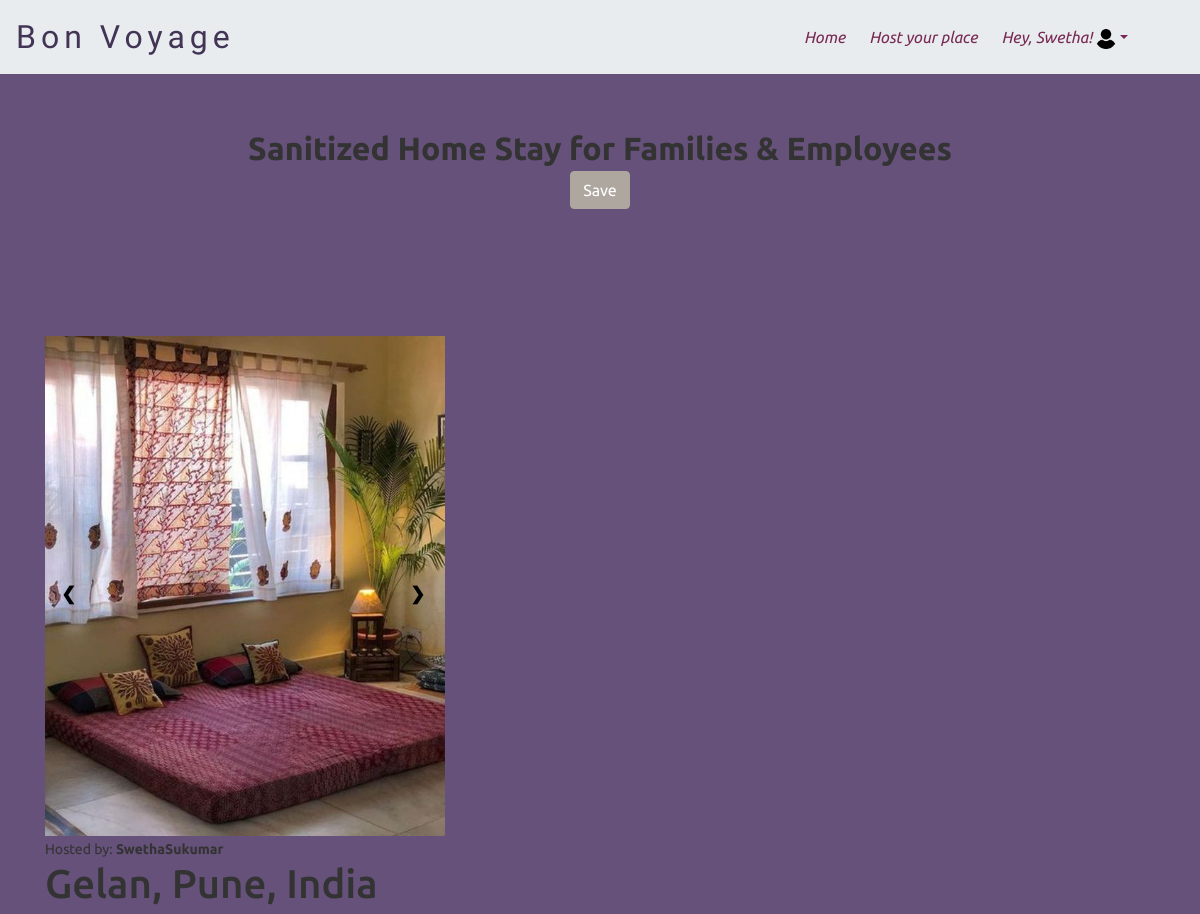
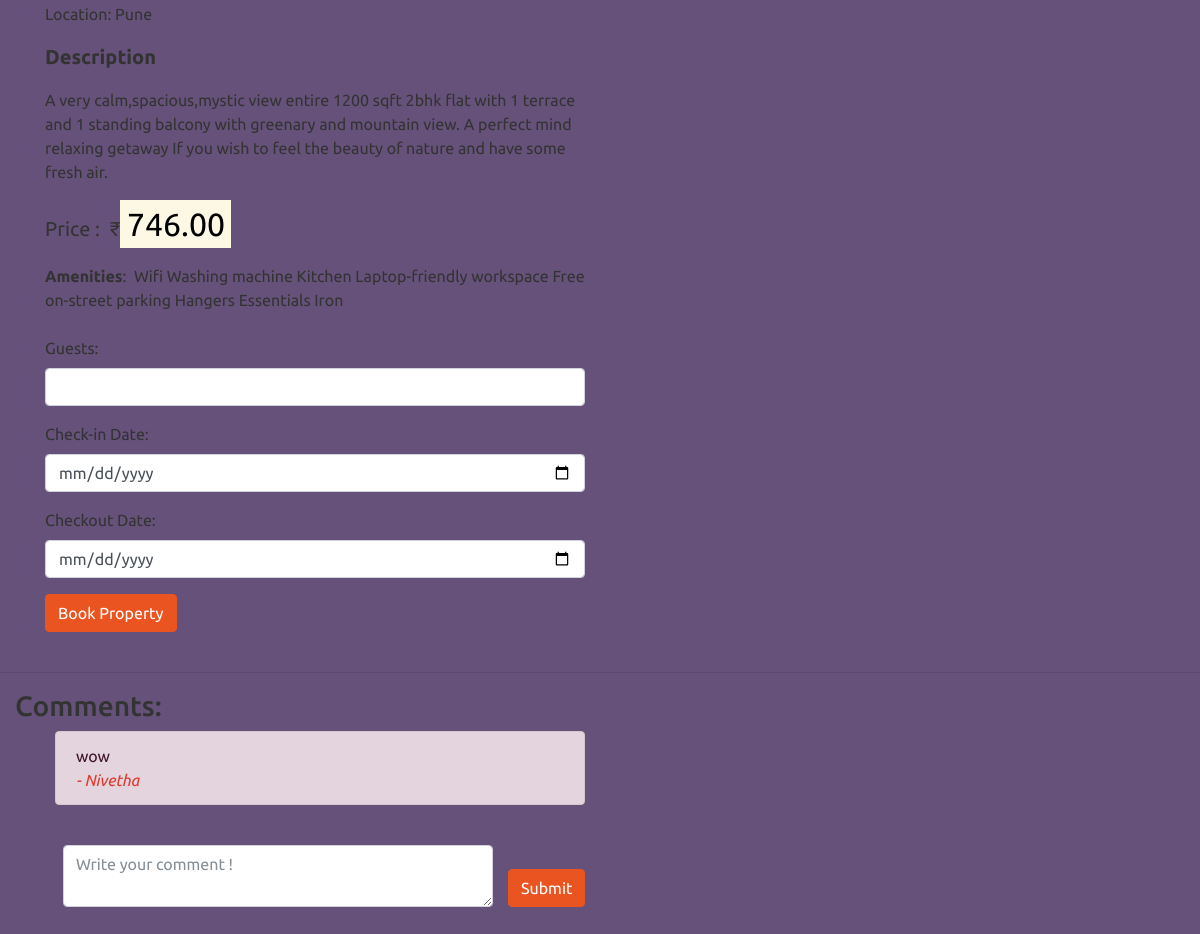
The app's page /place/16 (signed in) with its own data (2 pictures, top to bottom).
### travel/models.py (models this page shows, shortened)
class User(AbstractUser):
    pass

class Place(models.Model):
    user = models.ForeignKey('User',null=True, on_delete=models.CASCADE, related_name="places")
    title = models.CharField(max_length=100)
    description = models.TextField(max_length=1000, validators=[MaxLengthValidator(1000)])
    price = models.DecimalField(max_digits=11, decimal_places=2)
    city = models.CharField(max_length=100)
    address = models.CharField(max_length=100)
    amenities = models.TextField(max_length=1000, validators=[MaxLengthValidator(1000)])
    primary_image = models.ImageField(upload_to='images/',null=True, blank=True)
    created_date = models.DateTimeField(auto_now_add=True)
    available = models.BooleanField(default=True)

class Comment(models.Model):
    user = models.ForeignKey("User", on_delete=models.CASCADE)
    place = models.ForeignKey("Place", on_delete=models.CASCADE, related_name="comments")
    comment = models.TextField(max_length=500, validators=[MaxLengthValidator(1000)])

### travel/views.py (the view, shortened to what this page needs)
# urls.py: path("place/<int:id>", views.place, name="place"),
def place(request, id):
    place = Place.objects.get(pk=id)
    images = place.images_set.all()
    saved = False
    customer = Customer.objects.filter(user=request.user,place=place)
    get_customer = customer.first()
    get_d_customer =  Customer.objects.filter(place=place).first()
    if request.user.is_authenticated:
        if hasattr(request.user, 'saved') and request.user.saved.places.filter(pk=place.id).exists():
            saved = True
    return render(request, "travel/place.html", {
        "place": place,
        "saved": saved,
        "customer":get_customer,
        "images": images,
        "customer1": get_d_customer
    })

### travel/templates/travel/place.html (shortened to what this page needs)
{% extends "travel/layout.html" %}
{% load static %}
{% block body %}
    <h2><b>{{place.title}}</b>
        <form action="{% url 'place' place.id %}" method="post">
            {% if saved %}
                <button type="submit" class="btn btn-outline-secondary">Unsave</button>
            {% else %}
                <button type="submit" class="btn btn-secondary">Save</button>
            {% endif %}
        </form></h2>
    <main class="mt-5 pt-4">
        <div class="container dark-grey-text mt-5">
            <div class="row wow fadeIn">
                <div class="col-md-8 slide">
                    <div class="slideshow-container">
                        <div class="mySlides">
                        <img src="{{ place.primary_image.url }}"  width="400" height="500" alt="{{ place.title }}">
                        </div>
                        <a class="prev" onclick="plusDivs(-1)">❮</a>
                        <a class="next" onclick="plusDivs(1)">❯</a>
                      </div>
                </div>
                <br/>
                <div class="col-md-6 mb-6">
                    <small>Hosted by: <b>{{ place.user.username }}</b></small>
                    <br/>
                    <h1>{{ place.address }}</h1>
                    <p>Location: {{ place.city }}</p>
                    <p class="lead font-weight-bold">Description</p>
                    <p>{{place.description|linebreaks}}</p>
                    <p class="lead"><strong>Price : &nbsp;<span class="current_bid">&#8377;<mark style="font-size:xx-large;">{{ place.price }}</mark></span></strong></p>
                    <strong>Amenities</strong>: &nbsp;{{ place.amenities }}
                    <br/>
                    <br/>
                    <div class="container1">
                        {% if place.user.id == request.user.id %}
                            <form action="{% url 'place' place.id %}" method="post">
                                {% csrf_token %}
                                <input type="hidden" name="type" value="delete">
                                <button type="submit" class="btn btn-danger btn-sm">Delete Property</button>
                            </form>
                            <br/>
                            <form action="{% url 'place' place.id %}" method="post">
                                {% csrf_token %}
                                <input type="hidden" name="type" value="edit">
                                <button class="btn btn-success btn-sm" id="edit-{{ place.id }}">Edit Property</button>
                            </form>
                        {% elif place.available %}
                            <form action="{% url 'place' place.id %}" method="post">
                                <div class="form-group">
                                    <label for="guests">Guests:</label>
                                    <input class="form-control" type="number" min=1 id="guests" required name="guests">
                                </div>
                                <div class="form-group">
                                    <label for="checkin">Check-in Date:</label>
                                    <input type="date" class="form-control"  id="checkin" required name="checkin">
                                </div>
                                <div class="form-group">
                                    <label for="checkout">Checkout Date:</label>
                                    <input type="date" class="form-control"  id="checkout" required name="checkout">
                                </div>
                                <div class="d-flex align-items-end">
                                    <button class="submit-comment btn btn-primary" type="submit">Book Property</button>
                                </div>
                            </form>
                            {% elif not place.available %}
                                    <div class="alert alert-dismissible alert-dark">
                                        <h4 class="alert-heading">Sorry....Currently Booked! </h4>
                                        <p class="mb-0">It will be available after <strong>{{ customer1.checkout_date }}</strong></p>
                                    </div>
                            {% endif %}
                        </div>
                    <br/>
                </div>
            </div>
        </div>
    </main>
    <hr class="soften">
    <div class="col-md-6 mb-4">
        <h3>Comments:</h3>
        <ul class="bp">
            {% for comment in place.comments.all %}
                <div class="alert alert-dark" role="alert">
                    <li>{{ comment.comment }} <br><cite class="text-danger">- {{comment.user.username}}</cite></li>
                {% empty %}
                    <h4><i>No Comments yet!</i></h4>
                </div>
            {% endfor %}
        </ul>
        <br/>
        <form class="row pl-5" action="{% url 'place' place.id %}" method="post">
            <div class="col-12 col-md-10">
                <textarea type="text" class="form-control" required name="content" placeholder="Write your comment !"></textarea>
            </div>
            <div class="d-flex align-items-end">
                <button class="submit-comment btn btn-primary" type="submit">Submit</button>
            </div>
        </form>
    </div>
    <br/>
{% endblock %}

### travel/templates/travel/layout.html (shortened to what this page needs)
{% load static %}
<!DOCTYPE html>
<html lang="en">
    <head>
        <link rel="stylesheet" href="https://stackpath.bootstrapcdn.com/bootswatch/4.5.2/united/bootstrap.min.css">
        <link rel="stylesheet" href="{% static 'travel/styles.css' %}">
    </head>
    <body style="background-color: rgb(102, 81, 122);">
        <nav class="navbar navbar-expand-lg navbar-light bg-light">
            <a class="navbar-brand" style="color: rgb(66, 52, 85);" href="{% url 'index' %}">Bon Voyage</a>
            <div class="collapse navbar-collapse" id="navbarColor03">
                <ul class="navbar-nav ml-auto">
                    <li class="nav-item pr-2">
                        <a class="nav-link text-dark" href="{% url 'index' %}"><i>Home</i><span class="sr-only">(current)</span></a>
                    </li>
                    {% if user.is_authenticated %}
                    <li class="nav-item pr-2">
                        <a class="nav-link text-dark" href="{% url 'host' %}"><i>Host your place</i></a>
                    </li>
                    {% endif %}
                    <li class="nav-item dropdown pr-5">
                        <a class="nav-link dropdown-toggle text-dark" data-toggle="dropdown" href="#" role="button" aria-haspopup="true" aria-expanded="false"><i>
                            {% if user.is_authenticated %}
                                Hey, {{user.username}}!
                            {% else %}
                                Profile
                            {% endif %}
                            </i><img class="profile" src="{% static 'travel/user.png' %}" alt="Avatar" style="width:20px"></a>
                    </li>
                </ul>
            </div>
        </nav>
        {% block body %}
        {% endblock %}
    </body>
</html>

### travel/static/travel/styles.css (style rules this page uses)
nav .navbar-brand { font-size: xx-large; font-family: 'Lemonada', cursive; text-decoration: none; letter-spacing: 5px; }
.profile { border-radius: 20%; }
h2 { margin: 55px; text-align: center; }
a { color: black; text-decoration: none; }
.bp { list-style: outside none none; }
.mySlides { display: none; }
.mySlides img { vertical-align: middle; }
.prev, .next { cursor: pointer; position: absolute; top: 50%; width: auto; padding: 16px; margin-top: -22px; color: black; font-weight: bold; font-size: 18px; transition: 0.6s ease; border-radius: 0 3px 3px 0; user-select: none; }
.next { right: 0; padding-right: 350px; border-radius: 3px 0 0 3px; }
.slideshow-container { max-width: 1000px; position: relative; margin: auto; }
.slide { box-sizing: border-box; }
body { overflow-x: hidden; }

### records on screen
User: username "Swetha"
Place: title "Sanitized Home Stay for Families & Employees", primary_image (picture), user.username "SwethaSukumar", address "Gelan, Pune, India", city "Pune", description "A very calm,spacious,mystic view entire 1200 sqft 2bhk flat with 1 terrace and 1 standing balcony with greenary and mountain view. A perfect mind relaxing getaway If you wish to feel the beauty of nature and have some fresh air.", price "746.00", amenities "Wifi Washing machine Kitchen Laptop-friendly workspace Free on-street parking Hangers Essentials Iron"
Comment: comment "wow", user.username "Nivetha"
